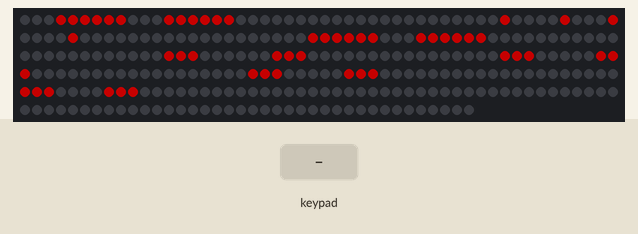
This sketch was run on a simulated ESP32. On the bench: 288 RGB LEDs in strip order, left to right, continuing on the next row. The inputs (shaded band) are chosen by the test bench. Dim RGB values are drawn brighter than linear; nothing arrives over Bluetooth unless stated; what the sketch prints to the serial monitor is not drawn.

Above: at 4.2 s.
4.3 s: key 'X' pressed
5.8 s: key 'S' pressed
Timing chart, 0 to 8.8 s (numbered marks = the images above; inputs shaded):
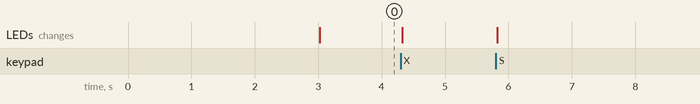

The sketch:

Ps4_and_lightstrip_array_control.ino
```cpp
#include <PS4Controller.h>

#include <FastLED.h>

FASTLED_USING_NAMESPACE

// FastLED "100-lines-of-code" demo reel, showing just a few
// of the kinds of animation patterns you can quickly and easily
// compose using FastLED.
//
// This example also shows one easy way to define multiple
// animations patterns and have them automatically rotate.
//
// -Mark Kriegsman, December 2014


#define DATA_PIN    17
//#define CLK_PIN   4
#define LED_TYPE    WS2812B
#define COLOR_ORDER GRB
#define NUM_LEDS    288
CRGB leds[NUM_LEDS];

#define BRIGHTNESS          96
#define FRAMES_PER_SECOND  120
int index3;
CRGB currentPalette;
void setup()
{
 Serial.begin(115200);
  Serial.println("Starting Arduino BLE Client application...");
  index3 =0;

    PS4.begin("b0:05:94:3c:25:d5");
  Serial.println("Initialization ready!");
  PS4.attachOnConnect(onConnection);
  PS4.attach(onEvent);
  currentPalette = CRGB::Red;
  //FastLED
    delay(3000); // 3 second delay for recovery
  Serial.println("init led ..");
  // tell FastLED about the LED strip configuration
  FastLED.addLeds<LED_TYPE,DATA_PIN,COLOR_ORDER>(leds, NUM_LEDS).setCorrection(TypicalLEDStrip);
  //FastLED.addLeds<LED_TYPE,DATA_PIN,CLK_PIN,COLOR_ORDER>(leds, NUM_LEDS).setCorrection(TypicalLEDStrip);

  // set master brightness control
  FastLED.setBrightness(BRIGHTNESS);
  SetNewNumber();
  Serial.println("finished");
}

void onEvent(){
bool Eventhappened = false;


  if(PS4.event.button_down.cross){
    Serial.println("cross pressed");
    index3++;
    currentPalette = CRGB::Red;
    Eventhappened = true;
    if(index3 > 288) index3 =287;
  }

  if(PS4.event.button_down.square){
     Serial.println("square pressed");
     index3--;
     Eventhappened = true;
     currentPalette = CRGB::Red;
     if(index3 < 0) index3 =0;
  }
  if(PS4.event.button_down.options)
  {
  index3 = 0;
  currentPalette = CRGB::Red;
  Eventhappened = true;
  }
  if(Eventhappened)
   SetNewNumber();
}

void onConnection() {

  if (PS4.isConnected()) {
    Serial.println("Controller connected.");
  }
}

void SetNewNumber() //Set Number but only on event
{
   int lastdigit =index3 % 10;
    int firstdigit =(index3 - lastdigit)/10;
    SetRightLEDPad(TranslateNumbers(lastdigit));
    SetLeftLEDPad(TranslateNumbers(firstdigit));
      Serial.print("X is");
  Serial.println(index3);
  FastLED.show();
}
void loop()
{
 //eventbased
    /*if (PS4.isConnected()){
    Serial.println("Connected!");
  }

  delay(500);*/
}

int TranslateNumbers(int Input)
{
  //translate number to bitwise output

  //1 ->rechts unten, rechter Streifen, rechts, Mitte, rechts oben
  if(Input ==1)
  return(1+32+256+2048+4096);
  if(Input ==5)
  return(1+2+4+8+16+32+64+128+256+4096+512);
  if(Input ==3)
  return(1+2+4+8+16+32+64+128+256+2048+4096);
  if(Input ==4)
  return(1+8+16+32+64+256+512+2048+4096);
  if(Input ==2)
  return(1+2+4+8+16+32+64+128+256+1024+2048);
    if(Input ==6)
  return(1+2+4+8+16+32+64+128+256+512+1024+4096);
    if(Input ==7)
  return(1+32+128+256+2048+4096);
      if(Input ==8)
  return(1+2+4+8+16+32+64+128+256+512+1024+2048+4096);
      if(Input ==9)
  return(1+2+4+8+16+32+64+128+256+512+2048+4096);

  if(Input ==0)
  return(1+2+4+8+32+64+128+256+512+1024+2048+4096);

  return(0);
}
void SetRightLEDPad(int CompareVal)
{
  if(CompareVal & 1) //unten Rechts
  {
    leds[3] = currentPalette;
  }
  else
  {
    leds[3] = CRGB::Black;
  }
  if(CompareVal & 2) //unten
  {
    leds[4] = currentPalette;
    leds[5] = currentPalette;
    leds[6] = currentPalette;
    leds[7] = currentPalette;
  }
    else
  {
    leds[4] = CRGB::Black;
    leds[5] = CRGB::Black;
    leds[6] = CRGB::Black;
    leds[7] = CRGB::Black;
  }
    if(CompareVal & 4) //unten links
  {
    leds[8] = currentPalette;
  }
    else
  {
    leds[8] = CRGB::Black;
  }
  //Mitte
  if(CompareVal & 8)//Mitte links
  {
    leds[49] = currentPalette;
  }
  else
  {
    leds[49] = CRGB::Black;
  }


  if(CompareVal & 16)//Mitte
    {
    leds[50] = currentPalette;
    leds[51] = currentPalette;
    leds[52] = currentPalette;
    leds[53] = currentPalette;
  }
    else
  {
    leds[50] = CRGB::Black;
    leds[51] = CRGB::Black;
    leds[52] = CRGB::Black;
    leds[53] = CRGB::Black;
  }

    if(CompareVal & 32)//Mitte rechts
  {
    leds[54] = currentPalette;
  }
  else
  {
    leds[54] = CRGB::Black;
  }

  //oben
    if(CompareVal & 64)//links
  {
    leds[79] = currentPalette;
  }
  else
  {
    leds[79] = CRGB::Black;
  }


  if(CompareVal & 128)//Mitte
    {
    leds[75] = currentPalette;
    leds[76] = currentPalette;
    leds[77] = currentPalette;
    leds[78] = currentPalette;
  }
    else
  {
    leds[75] = CRGB::Black;
    leds[76] = CRGB::Black;
    leds[77] = CRGB::Black;
    leds[78] = CRGB::Black;
  }

   if(CompareVal & 256)// rechts
  {
    leds[74] = currentPalette;
  }
  else
  {
    leds[74] = CRGB::Black;
  }


  //Streifen links

   if(CompareVal & 512)// s_links_oben
   {
    leds[169] = currentPalette;
    leds[170] = currentPalette;
    leds[171] = currentPalette;
  }
    else
  {
    leds[169] = CRGB::Black;
    leds[170] = CRGB::Black;
    leds[171] = CRGB::Black;
  }

    if(CompareVal & 1024)//s_links_unten
   {
    leds[177] = currentPalette;
    leds[178] = currentPalette;
    leds[179] = currentPalette;
  }
    else
  {
    leds[177] = CRGB::Black;
    leds[178] = CRGB::Black;
    leds[179] = CRGB::Black;
  }

    //Streifen rechts


    if(CompareVal & 2048)//rechts unten
   {
    leds[207] = currentPalette;
    leds[208] = currentPalette;
    leds[209] = currentPalette;
  }
    else
  {
    leds[207] = CRGB::Black;
    leds[208] = CRGB::Black;
    leds[209] = CRGB::Black;
  }


   if(CompareVal & 4096)// s_rechts_oben
   {
    leds[200] = currentPalette;
    leds[201] = currentPalette;
    leds[202] = currentPalette;
  }
    else
  {
    leds[200] = CRGB::Black;
    leds[201] = CRGB::Black;
    leds[202] = CRGB::Black;
  }
  FastLED.show();
}

void SetLeftLEDPad(int CompareVal)
{
  if(CompareVal & 1) //unten Rechts
  {
    leds[12] = currentPalette;
  }
  else
  {
    leds[12] = CRGB::Black;
  }
  if(CompareVal & 2) //unten
  {
    leds[13] = currentPalette;
    leds[14] = currentPalette;
    leds[15] = currentPalette;
    leds[16] = currentPalette;
  }
    else
  {
    leds[13] = CRGB::Black;
    leds[14] = CRGB::Black;
    leds[15] = CRGB::Black;
    leds[16] = CRGB::Black;
  }
    if(CompareVal & 4) //unten links
  {
    leds[17] = currentPalette;
  }
    else
  {
    leds[17] = CRGB::Black;
  }
  //Mitte
  if(CompareVal & 8)//Mitte links
  {
    leds[40] = currentPalette;
  }
  else
  {
    leds[40] = CRGB::Black;
  }


  if(CompareVal & 16)//Mitte
    {
    leds[41] = currentPalette;
    leds[42] = currentPalette;
    leds[43] = currentPalette;
    leds[44] = currentPalette;
  }
    else
  {
    leds[41] = CRGB::Black;
    leds[42] = CRGB::Black;
    leds[43] = CRGB::Black;
    leds[44] = CRGB::Black;
  }

    if(CompareVal & 32)//Mitte rechts
  {
    leds[45] = currentPalette;
  }
  else
  {
    leds[45] = CRGB::Black;
  }

  //oben
    if(CompareVal & 64)//links
  {
    leds[88] = currentPalette;
  }
  else
  {
    leds[88] = CRGB::Black;
  }


  if(CompareVal & 128)//Mitte
    {
    leds[84] = currentPalette;
    leds[85] = currentPalette;
    leds[86] = currentPalette;
    leds[87] = currentPalette;
  }
    else
  {
    leds[84] = CRGB::Black;
    leds[85] = CRGB::Black;
    leds[86] = CRGB::Black;
    leds[87] = CRGB::Black;
  }

   if(CompareVal & 256)// rechts
  {
    leds[83] = currentPalette;
  }
  else
  {
    leds[83] = CRGB::Black;
  }


  //Streifen links

   if(CompareVal & 512)// s_links_oben
   {
    leds[112] = currentPalette;
    leds[113] = currentPalette;
    leds[114] = currentPalette;
  }
    else
  {
    leds[112] = CRGB::Black;
    leds[113] = CRGB::Black;
    leds[114] = CRGB::Black;
  }

    if(CompareVal & 1024)//s_links_unten
   {
    leds[121] = currentPalette;
    leds[122] = currentPalette;
    leds[123] = currentPalette;
  }
    else
  {
    leds[121] = CRGB::Black;
    leds[122] = CRGB::Black;
    leds[123] = CRGB::Black;
  }

    //Streifen rechts


    if(CompareVal & 4096)//rechts unten
   {
    leds[140] = currentPalette;
    leds[141] = currentPalette;
    leds[142] = currentPalette;
  }
    else
  {
    leds[140] = CRGB::Black;
    leds[141] = CRGB::Black;
    leds[142] = CRGB::Black;
  }


   if(CompareVal & 2048)// s_rechts_oben
   {
    leds[148] = currentPalette;
    leds[149] = currentPalette;
    leds[150] = currentPalette;
  }
    else
  {
    leds[148] = CRGB::Black;
    leds[149] = CRGB::Black;
    leds[150] = CRGB::Black;
  }
  FastLED.show();
}
```
